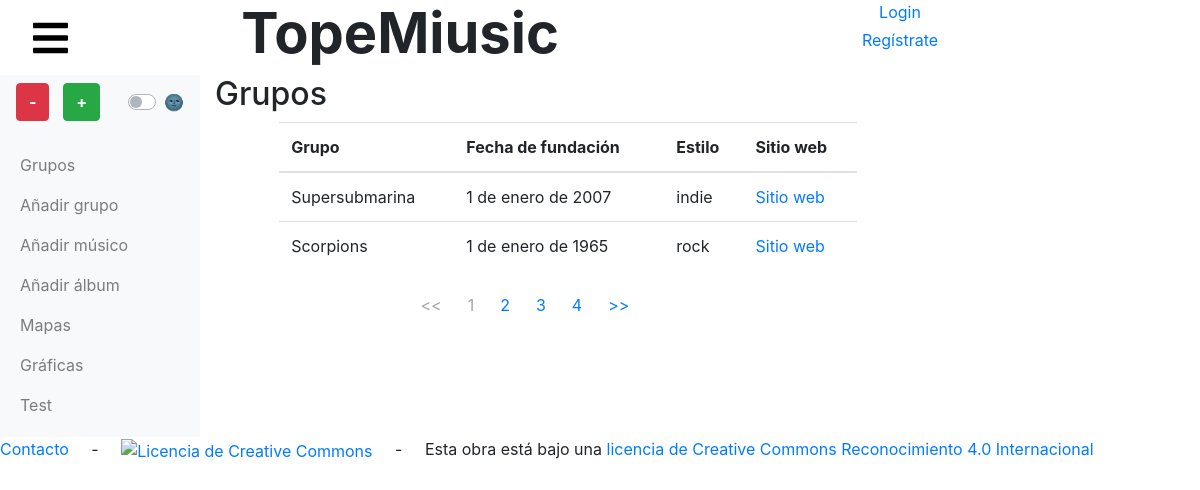
/miaplicacion/grupos/, run on the app's committed database.
### práctica_05/models.py (models this page shows, shortened)
class Grupo(models.Model):
	nombre_grupo = models.CharField(
		max_length=60, primary_key=True)
	fecha_fundacion = models.DateField(
		blank=True, null=True)
	estilo_musical = models.CharField(max_length=30)
	sitio_web = models.CharField(max_length=80)

### práctica_05/views.py (the view)
def grupos(request):
	username = get_username(request)
	page = request.GET.get('page')
	if page == None:
		page=1
	else:
		page = int(page)
	lista_grupos = Grupo.objects.all()
	num_grupos = lista_grupos.count()
	grupos_x_pag = 2
	if (num_grupos%grupos_x_pag == 0):
		total_pags = int(num_grupos/grupos_x_pag)
	else:
		total_pags = int((num_grupos/grupos_x_pag)+1)
	list_pags = list(range(1,total_pags+1))
	g_desde = (page-1)*grupos_x_pag
	g_hasta = (page*grupos_x_pag)-1
	grupos = []
	for i in range (g_desde,g_hasta+1):
		grupos.append(lista_grupos[i])
		if num_grupos == g_hasta:
			break
	context = {'grupos':grupos, 'username':username, 'paginas':list_pags, 'current':page}
	return render(request,'grupos.html', context)

### práctica_05/views.py (called while the page is built)
def get_username(request):
	username=''
	if request.user.is_authenticated:
		username = request.user.username
	return username

### práctica_05/templates/grupos.html (shortened to what this page needs)
{% extends 'base.html' %}
{% block content %}
	<h2>Grupos</h2>
	<table class="table offset-1 col-9">
		<thead>
			<tr>
				<th>Grupo</th>
				<th>Fecha de fundación</th>
				<th>Estilo</th>
				<th>Sitio web</th>
			</tr>
		</thead>
		<tbody>
	{% for grupo in grupos %}
			<tr>
				<td>{{ grupo.nombre_grupo }}</td>
				<td>{{ grupo.fecha_fundacion }}</td>
				<td>{{ grupo.estilo_musical }}</td>
				<td><a href="https://{{ grupo.sitio_web }}">Sitio web</a></td>
			</tr>
	{% endfor %}
		</tbody>
	</table>
	<div class="pagination offset-3 col-7">
	 	{% if current == 1 %}
			<button type="button" value="1" name="btn-bck-doub" class="btn btn-link gr_pag disabled">&lt;&lt;</button>
		{% else %}
			<button type="button" value="1" name="btn-bck-doub" class="btn btn-link gr_pag">&lt;&lt;</button>
		{% endif %}
		{% for i in paginas %}
			{% if i == current %}
				<button type="button" value="{{i}}" name="btn-{{i}}" class="btn btn-link gr_pag disabled">{{i}}</button>
			{% else %}
				<button type="button" value="{{i}}" name="btn-{{i}}" class="btn btn-link gr_pag">{{i}}</button>
			{% endif %}
		{% endfor %}
		{% if current == paginas|last  %}
			<button type="button" value="{{ paginas|last }}" name="btn-fw-doub" class="btn btn-link gr_pag disabled">&gt;&gt;</button>
	    {% else %}
			<button type="button" value="{{ paginas|last }}" name="btn-fw-doub" class="btn btn-link gr_pag">&gt;&gt;</button>
	    {% endif %}
	</div>
{% endblock %}

### data on the page
Grupo: nombre_grupo "Supersubmarina", fecha_fundacion "1 de enero de 2007", estilo_musical "indie"
Grupo: nombre_grupo "Scorpions", fecha_fundacion "1 de enero de 1965", estilo_musical "rock"

### other printed values
{{ i }} "1"
{{ i }} "2" "3" "4"
